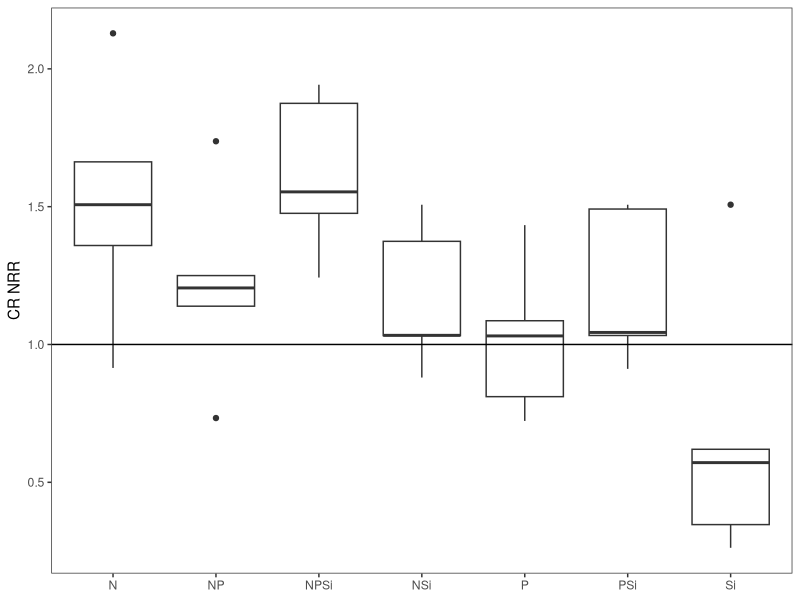
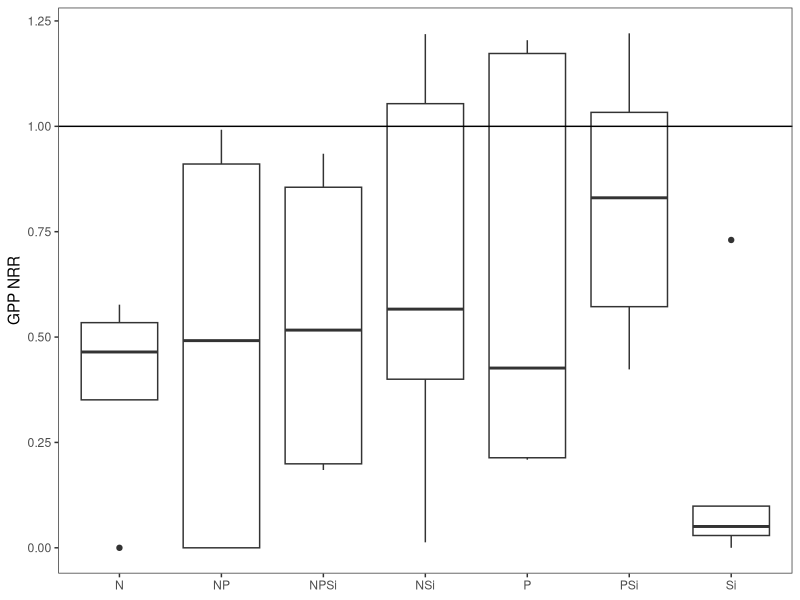
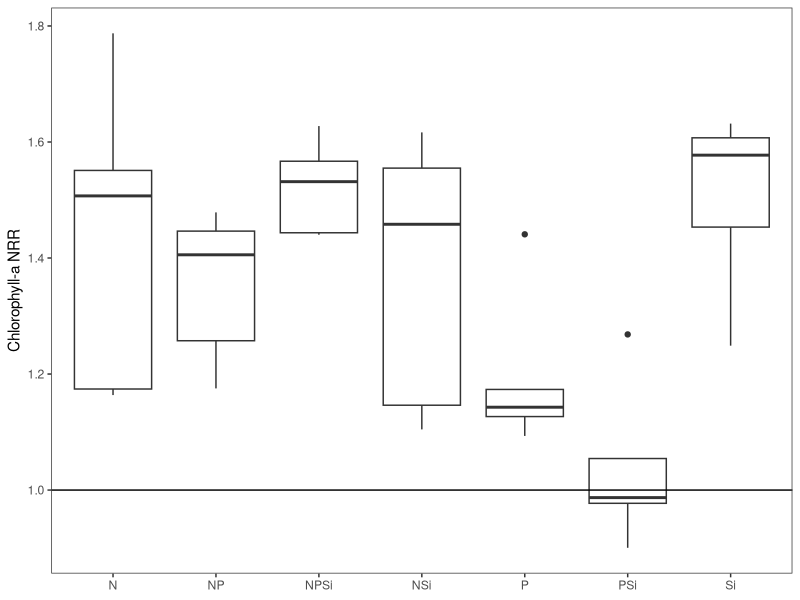
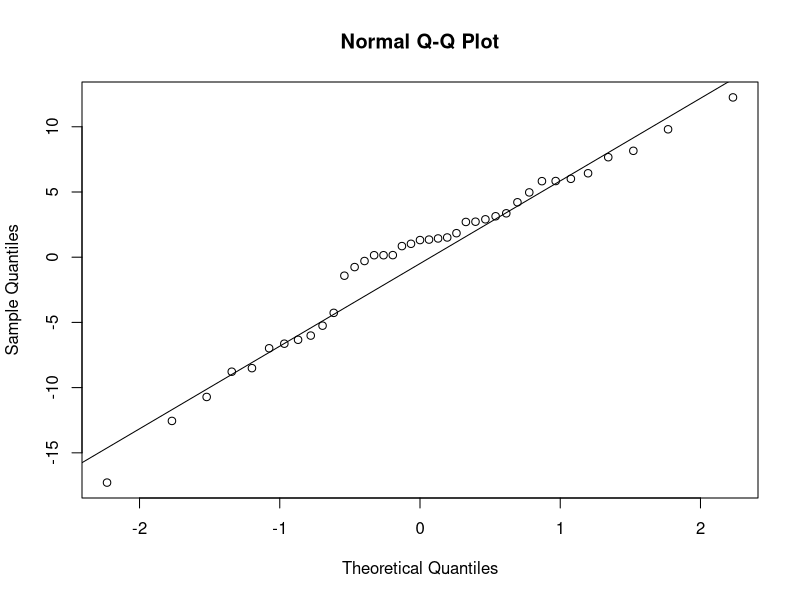
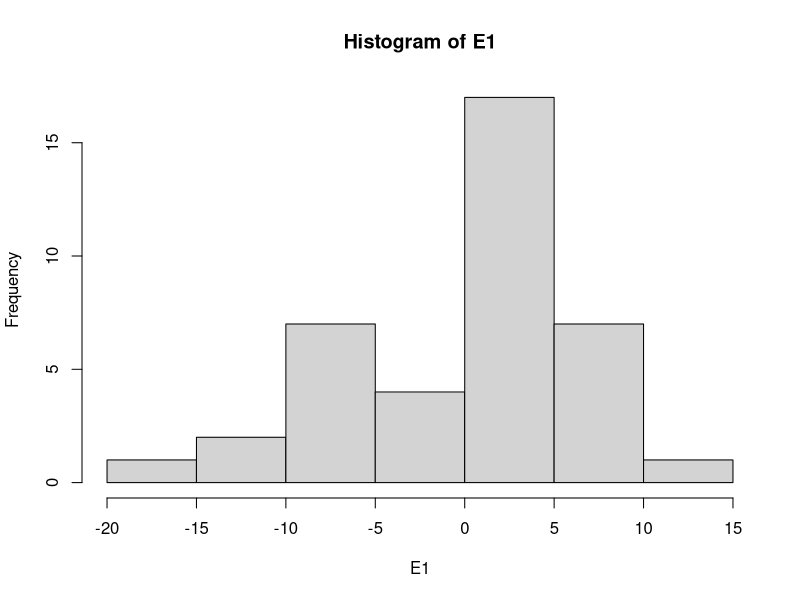
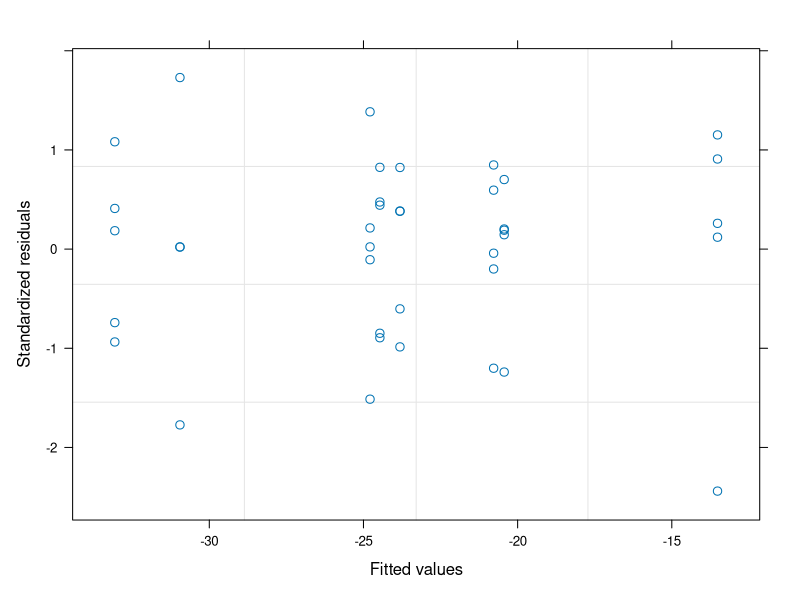

Source code (R) for these figures, in order: (Note: this script raises an error after producing the figures.)
#Author:  Clay Arango
#Creation date: 14-Feb-19
#Script to analyze NDS data from Summer 2018 WSB work with S. Roley and A. Alexiades

#packages
install.packages("nlme")
install.packages("nortest")
install.packages("dplyr")
install.packages("multcomp")
install.packages("MASS")
install.packages("ggplot2")
library(nlme)
library(nortest)
library(plyr)
library(dplyr)
library(multcomp)
library(MASS)
library(ggplot2)

#Load data
aht_summer <- read.table(file="aht_summer.csv", header=T, sep=",")

#set variable
d = aht_summer

#evaluate data to make sure factors are correct
names(d)

unique(d$nutrient) #control, N, NP, NPSi, NSi, P, PSi, Si
unique(d$N) #should be 0 and 1
unique(d$P) #should be 0 and 1
unique(d$Si) #should be 0 and 1
unique(d$top) #should be "sponge" and "glass"
#if need to change, use recode function below. 
d$top<-recode(d$top, "cellulose" ="sponge")
str(d)

#convert N and P vand Si alues (0 or 1 for absence or presence) to factors
d$N<-as.factor(d$N)
d$P<-as.factor(d$P)
d$Si<-as.factor(d$Si)
str(d)

#subset data into gpp and cr response
d.cr = subset(d, top=="sponge", data=d)
d.gpp = subset(d, top=="glass", data=d)

#calculate nrr for cr
x<-ddply(d.cr, "nutrient", summarise, ave_cr = mean(cr.area, na.rm=T)) #changed to ddply b/c allows
#to specify by column name - I had a csv file with the relevant column in a different position.
x
d.cr$cr.nrr = d.cr$cr.area/-20.436057 #divide by control ave_cr

#calculate nrr for gpp and chla
x<- ddply(d.gpp, "nutrient", summarise, ave_gpp = mean(gpp.area, na.rm=T), ave_chla = mean(chla_ug_cm2, na.rm=T)) 
x
d.gpp$gpp.nrr = d.gpp$gpp.area/6.354663 #divide by control ave_gpp
d.gpp$chla.nrr = d.gpp$chla_ug_cm2/2.985545 #divide by control ave_chla

#now combine into one and export
d.cr$chla.nrr<-NA
d.cr$gpp.nrr<-NA
d.gpp$cr.nrr<-NA
d.nrr<-rbind(d.cr, d.gpp)
d.nrr$site.date<-"aht_summer"
write.table(d.nrr, "aht_summer_nrr.csv",  sep=",", quote=F, row.names =F)

###############
#plots of NRR
##############
ggplot(data=subset(d.cr, !(nutrient=="control")), aes(x=nutrient, y=cr.nrr))+geom_boxplot()+theme_bw()+
  ylab("CR NRR")+geom_abline(slope = 0, intercept = 1)+
  theme(axis.title.x=element_blank(), panel.grid.minor=element_blank(), panel.grid.major=element_blank())
#Si inhibition; others neutral or limitation

ggplot(data=subset(d.gpp, !(nutrient=="control")), aes(x=nutrient, y=gpp.nrr))+geom_boxplot()+theme_bw()+
  ylab("GPP NRR")+geom_abline(slope = 0, intercept = 1)+
  theme(axis.title.x=element_blank(), panel.grid.minor=element_blank(), panel.grid.major=element_blank())
#mostly inhibition

ggplot(data=subset(d.gpp, !(nutrient=="control")), aes(x=nutrient, y=chla.nrr))+geom_boxplot()+theme_bw()+
  ylab("Chlorophyll-a NRR")+geom_abline(slope = 0, intercept = 1)+ 
  theme(axis.title.x=element_blank(), panel.grid.minor=element_blank(), panel.grid.major=element_blank())

##########
#NRR Summary Files
#########

GPP_sum<-ddply(d.gpp, "nutrient", summarise, ave_nrr.gpp=mean(gpp.nrr, na.rm=T), sd_nrr.gpp=sd(gpp.nrr, na.rm=T), 
               se_nrr.gpp =(sd(gpp.nrr)/sqrt(sum(!is.na(gpp.nrr)))), 
               ci95_nrr.gpp = (1.96*(sd(gpp.nrr)/sqrt(sum(!is.na(gpp.nrr))))),
               ave_nrr.chla=mean(chla.nrr, na.rm=T), sd_nrr.chla=sd(chla.nrr, na.rm=T), 
               se_nrr.chla =(sd(chla.nrr)/sqrt(sum(!is.na(chla.nrr)))), 
               ci95_nrr.chla = (1.96*(sd(chla.nrr)/sqrt(sum(!is.na(chla.nrr))))))
CR_sum<-ddply(d.cr, "nutrient", summarise, ave_nrr.cr=mean(cr.nrr, na.rm=T), sd_nrr.cr=sd(cr.nrr, na.rm=T), 
              se_nrr.cr =(sd(cr.nrr)/sqrt(sum(!is.na(cr.nrr)))), 
              ci95_nrr.cr = (1.96*(sd(cr.nrr)/sqrt(sum(!is.na(cr.nrr))))))

#now combine into one and export
d.sum<-merge(GPP_sum, CR_sum, by="nutrient")
d.sum$site_date<-"aht_summer"
write.table(d.sum, "reec_summer_summ.csv",  sep=",", quote=F, row.names =F)

############################################################
#analyze RESPIRATION data
############################################################

M1<-gls(cr.area~N*P*Si, data=d.cr, na.action=na.omit)
E1<-residuals(M1)
qqnorm(E1)
qqline(E1)
ad.test(E1)
   #residuals are more-or-less normally distributed, p=0.06625. A lot of wiggle around QQ line
hist(E1) #ok
plot(M1)# a little bit heteroscedastic but not dramatically so. less variation as values increase

plot(filter(d.cr, !is.na(cr.area)) %>% dplyr::select(nutrient), 
     E1, xlab="nutrient", ylab="Residuals")
bartlett.test(cr.area~nutrient, data=d.cr)
   #variance test OK

anova(M1)
  #P and NPSi interaction signficant. in figure, Si appears higher, NP lower, all others equal to Control

ggplot(data=d.cr, aes(x=nutrient, y = cr.area))+geom_boxplot()

x <- group_by(d.cr, nutrient) %>%  # Grouping function causes subsequent functions to aggregate by treatment
  summarize(cr.mean = abs(mean(cr.area, na.rm = TRUE)), # na.rm = TRUE to remove missing values
            cr.sd=abs(sd(cr.area, na.rm = TRUE)),  # na.rm = TRUE to remove missing values
            n = sum(!is.na(cr.area)), # of observations, excluding NAs. 
            cr.se=cr.sd/sqrt(n))

ggplot(data=x, aes(x=nutrient, y=cr.mean)) + 
  geom_bar(stat="identity", position=position_dodge(), color = "black") + 
  geom_errorbar(aes(ymin=cr.mean, ymax=cr.mean+cr.se), width=0.2, 
                position=position_dodge(0.9)) + 
  xlab("Nutrient") +
  ylab(expression(Respiration~(ug~O[2]~m^{-2}~h^{-1}))) +
  ylim(0,20) +
  labs(fill="Light") +
  theme_bw() +
  theme(panel.grid.major=element_blank(),
        panel.grid.minor=element_blank(),
        legend.title=element_text(size=6),
        legend.key=element_blank(), 
        legend.position=c(0.5,0.95), 
        legend.text=element_text(size=8), 
        legend.background=element_blank(), 
        legend.direction="horizontal", 
        legend.key.size=unit(0.3, "cm"), 
        axis.title.y=element_text(size=8), 
        axis.title.x=element_text(size=8), 
        axis.text.x=element_text(size=8))


#ggsave('output/figures/Aht_summer_CRNRR.tiff',
#       units="in",
#       width=3.25,
#       height=3.25,
#       dpi=1200,
#       compression="lzw")

############################################################
#analyze the PRODUCTION data
############################################################

M1<-gls(log10(gpp.area+1)~N*P*Si, data=d.gpp, na.action=na.omit) #had to log-transform
E1<-residuals(M1)
qqnorm(E1)
qqline(E1)
ad.test(E1)
  #with log transformation: looks better, p = 0.8947)
  #w/o transformation: residuals not normal (p = 0.012, clear deviation from QQ line)

hist(E1, xlab="residuals", main="")
plot(M1)

plot(filter(d.gpp, !is.na(gpp.area)) %>% dplyr::select(nutrient), 
     E1, xlab="nutrient", ylab="Residuals")
bartlett.test(gpp.area~nutrient, data=d.gpp)
   #variance increases with value, even with transformation. will use kruskal-wallis

ggplot(data=d.gpp, aes(x=nutrient, y = gpp.area))+geom_boxplot()# one funky control value!! check on it!!
anova(M1)#doing anova anyway
#nothing significant

kruskal.test(gpp.area~N+P+Si, data=d.gpp, na.action=na.omit)#kruskal-wallis can only have 1 factor


x <- group_by(d.gpp, nutrient) %>%  # Grouping function causes subsequent functions to aggregate by season and reach
  summarize(gpp.mean = abs(mean(gpp.area, na.rm = TRUE)), # na.rm = TRUE to remove missing values
            gpp.sd=abs(sd(gpp.area, na.rm = TRUE)),  # na.rm = TRUE to remove missing values
            n = sum(!is.na(gpp.area)), # of observations, excluding NAs. 
            gpp.se=gpp.sd/sqrt(n))

ggplot(data=x, aes(x=nutrient, y=gpp.mean)) + 
  geom_bar(stat="identity", position=position_dodge(), color = "black") + 
  geom_errorbar(aes(ymin=gpp.mean, ymax=gpp.mean+gpp.se), width=0.2, 
                position=position_dodge(0.9)) + 
  xlab("Nutrient") +
  ylab(expression(Production~(ug~O[2]~m^{-2}~h^{-1}))) +
  labs(fill="Light") +
  theme_bw() +
  theme(panel.grid.major=element_blank(),
        panel.grid.minor=element_blank(), 
        legend.title=element_text(size=6), 
        legend.key=element_blank(),  
        legend.position=c(0.5,0.95),  
        legend.text=element_text(size=8),  
        legend.background=element_blank(),  
        legend.direction="horizontal",  
        legend.key.size=unit(0.3, "cm"),  
        axis.title.y=element_text(size=8),  
        axis.title.x=element_text(size=8),  
        axis.text.x=element_text(size=8))

#ggsave('output/figures/gppByNutrient.tiff',
#       units="in",
#       width=3.25,
#       height=3.25,
#       dpi=1200,
#       compression="lzw")


#BELOW HERE IS NOT EDITED





############################################################
#analyze the CHL-A biomass on disks

M1<-gls(chla~N*P*light, data=roza_sum.chla, na.action=na.omit)
E1<-residuals(M1)
qqnorm(E1)
qqline(E1)
ad.test(E1)
  #residuals look bad (p=0.001)
hist(E1)
plot(M1)

vf1 = varIdent(form = ~ 1|N*P)
vf2 = varIdent(form = ~ 1|light)
vf3 = varIdent(form = ~ 1|N*P*light)
vf4 = varPower(form = ~ fitted(.)) 
vf5 = varExp(form = ~ fitted(.))
vf6 = varConstPower(form = ~ fitted(.))
vf7 = varExp(form = ~ fitted(.)|nutrient)

M2<-gls(chla~N*P*light, data=roza_sum.chla, na.action=na.omit, weights=vf1)
M3<-gls(chla~N*P*light, data=roza_sum.chla, na.action=na.omit, weights=vf2)
M4<-gls(chla~N*P*light, data=roza_sum.chla, na.action=na.omit, weights=vf3)
M5<-gls(chla~N*P*light, data=roza_sum.chla, na.action=na.omit, weights=vf4)
M6<-gls(chla~N*P*light, data=roza_sum.chla, na.action=na.omit, weights=vf5)
M7<-gls(chla~N*P*light, data=roza_sum.chla, na.action=na.omit, weights=vf6)
M8<-gls(chla~N*P*light, data=roza_sum.chla, na.action=na.omit, weights=vf7)

anova(M1,M2,M3,M4,M5,M6,M7,M8)

#M3 is best on AIC

E3<-residuals(M3)
qqnorm(E3)
qqline(E3)
ad.test(E3)
#residuals are not normal (p=0.001)
hist(E3, xlab="residuals", main="")
plot(M3)
  #hist and plot look good

plot(filter(roza_sum.chla, !is.na(chla)) %>% dplyr::select(light), 
     E3, xlab="light", ylab="Residuals")
bartlett.test(chla~light, data=roza_sum.chla)

plot(filter(roza_sum.chla, !is.na(chla)) %>% dplyr::select(nutrient), 
     E3, xlab="nutrient", ylab="Residuals")
bartlett.test(chla~nutrient, data=roza_sum.chla)

anova(M3)

#light is significant and N and P separately interact with light

x<-roza_sum.chla[complete.cases(roza_sum.chla$chla),]

with(x, 
     interaction.plot(nutrient,light,chla, 
                      ylim=c(0,1.5),lty=c(1,12),lwd=2,ylab="Chlorophyll a", 
                      xlab="Nutrient", trace.label="Light"))

x <- group_by(roza_sum.chla, nutrient, light) %>%  # Grouping function causes subsequent functions to aggregate by season and reach
  summarize(chla.mean = mean(chla, na.rm = TRUE), # na.rm = TRUE to remove missing values
            chla.sd=sd(chla, na.rm = TRUE),  # na.rm = TRUE to remove missing values
            n = sum(!is.na(chla)), # of observations, excluding NAs. 
            chla.se=chla.sd/sqrt(n))

ggplot(data=x, 
       aes(x=nutrient, y=chla.mean, fill=light)) + 
  geom_bar(stat="identity", position=position_dodge(), color = "black") + 
  geom_errorbar(aes(ymin=chla.mean, ymax=chla.mean+chla.se), width=0.2, 
                position=position_dodge(0.9)) + 
  scale_fill_manual(values=c("white","black")) +
  xlab("Nutrient") +
  ylab(expression(Chlorophyll~a~(ug~cm^{-2}))) +
  ylim(0,1.7) +
  labs(fill="Light") +
  theme_bw() +
  theme(panel.grid.major=element_blank(), 
        panel.grid.minor=element_blank(), 
        legend.title=element_text(size=6), 
        legend.key=element_blank(), 
        legend.position=c(0.5,0.95), 
        legend.text=element_text(size=8), 
        legend.background=element_blank(), 
        legend.direction="horizontal", 
        legend.key.size=unit(0.3, "cm"), 
        axis.title.y=element_text(size=8), 
        axis.title.x=element_text(size=8), 
        axis.text.x=element_text(size=8))

ggsave('output/figures/chlaByNutrientLight.tiff',
       units="in",
       width=3.25,
       height=3.25,
       dpi=1200,
       compression="lzw")



############################################################
############################################################
#calculate nrr mean and standard error
x1 <- group_by(roza_sum, nutrient, light) %>%  # Grouping function causes subsequent functions to aggregate by season and reach
  summarize(chla.nrr.mean = mean(chla.nrr, na.rm = TRUE), # na.rm = TRUE to remove missing values
            chla.nrr.sd=sd(chla.nrr, na.rm = TRUE),  # na.rm = TRUE to remove missing values
            chla.n = sum(!is.na(chla.nrr)), # of observations, excluding NAs. 
            chla.nrr.se=chla.nrr.sd/sqrt(chla.n))


x2 <- group_by(roza_sum, nutrient, light) %>%  # Grouping function causes subsequent functions to aggregate by season and reach
  summarize(gpp.nrr.mean = mean(gpp.nrr, na.rm = TRUE), # na.rm = TRUE to remove missing values
            gpp.nrr.sd=sd(gpp.nrr, na.rm = TRUE),  # na.rm = TRUE to remove missing values
            gpp.n = sum(!is.na(gpp.nrr)), # of observations, excluding NAs. 
            gpp.nrr.se=gpp.nrr.sd/sqrt(gpp.n))

x3 <- group_by(roza_sum, nutrient, light) %>%  # Grouping function causes subsequent functions to aggregate by season and reach
  summarize(cr.nrr.mean = mean(cr.nrr, na.rm = TRUE), # na.rm = TRUE to remove missing values
            cr.nrr.sd=sd(cr.nrr, na.rm = TRUE),  # na.rm = TRUE to remove missing values
            cr.n = sum(!is.na(cr.nrr)), # of observations, excluding NAs. 
            cr.nrr.se=cr.nrr.sd/sqrt(cr.n))

roza_sum.nrr<-cbind(x1,x2,x3)
roza_sum.nrr <- roza_sum.nrr[, !duplicated(colnames(roza_sum.nrr))]
write.csv(roza_sum.nrr, "roza_sum.nrr.csv")
